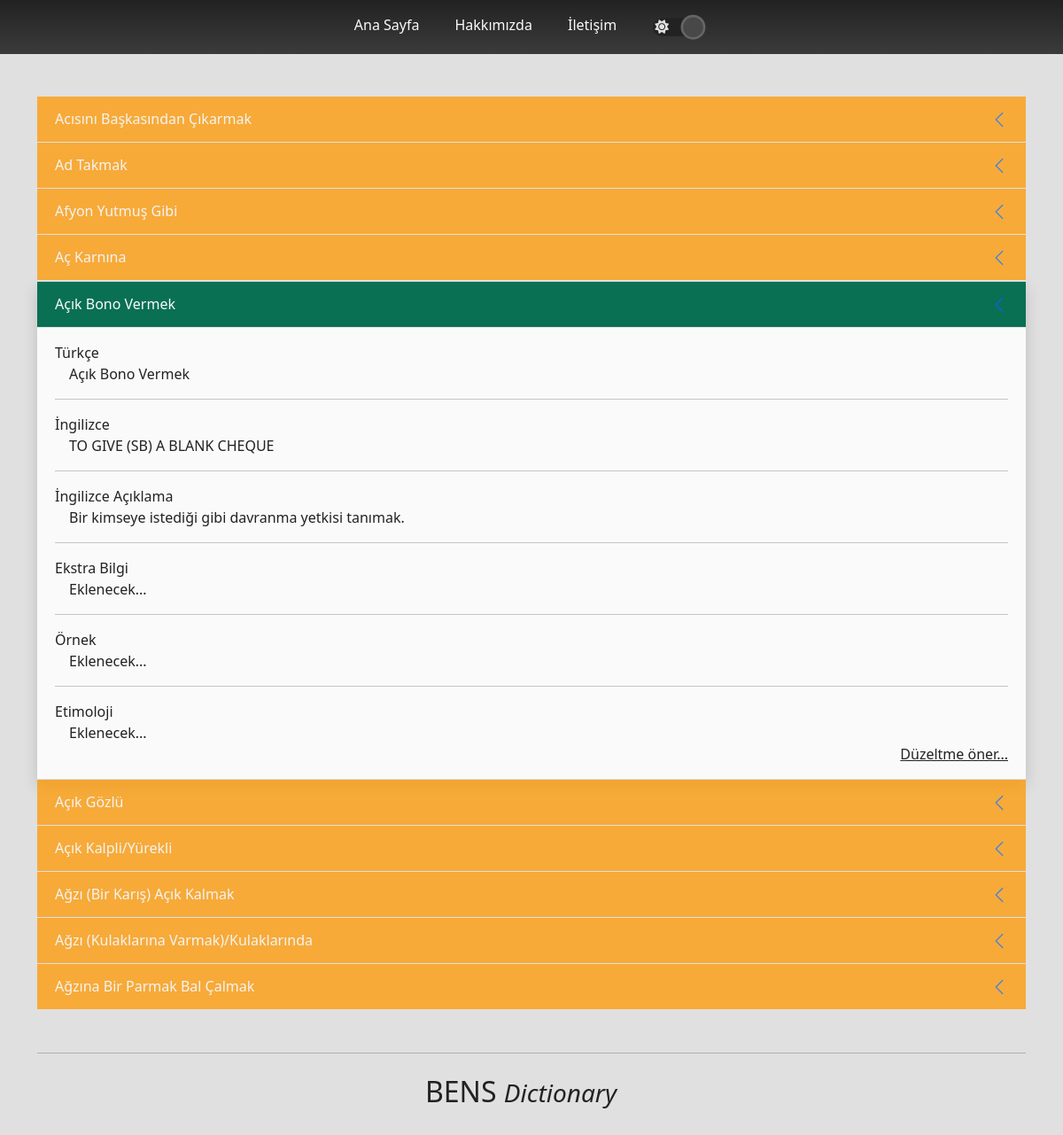
The page /search/ack-bono-vermek on the database its author committed.
### dictionary/models.py (models this page shows, shortened)
class Structure(models.Model):
    structureType = models.ForeignKey(typeOf, on_delete=models.CASCADE, null=True)
    turkish = models.CharField(max_length=200)
    english = models.CharField(max_length=200)
    description = models.TextField()
    extraInformation = models.CharField(max_length=200, blank=True, null=True)
    example = models.TextField(blank=True, null=True)
    etymology = models.TextField(blank=True, null=True)
    original = models.ForeignKey(comesFrom, null=True, blank=True, on_delete=models.CASCADE)
    last_searched = models.DateTimeField(auto_now=False, blank=True, null=True)
    search_count = models.IntegerField(default=0)
    slug = models.SlugField(max_length=200, unique=True, null=True, blank=True)

### dictionary/views.py (the view)
# urls.py: path('search/<slug:slug>', views.slugSearch, name='slugSearch'),
def slugSearch(request, slug):
    searchResult = Structure.objects.get(slug=slug)
    resultId = searchResult.id
    print(resultId)
    searchType = searchResult.structureType
    lowerList = []
    upperList = []
    if searchType == 'Tüm Türler':
        for i in range(resultId + 1, resultId + 6):
            try:
                lowerList.append(Structure.objects.get(id=i))
            except:
                break
        if resultId - 5 <= 0:
            for i in range(1, resultId):
                try:
                    upperList.append(Structure.objects.get(id=i))
                except:
                    break
        else:
            for i in range(resultId - 5, resultId):
                try:
                    upperList.append(Structure.objects.get(id=i))
                except:
                    break
    else:
        filteredQueries = Structure.objects.filter(
            structureType=typeOf.objects.get(type=searchType)).order_by(
            'turkish')
        indexOfStructure = list(filteredQueries).index(searchResult)
        print(indexOfStructure)
        upperList = filteredQueries[max(0, indexOfStructure - 5):indexOfStructure]
        lowerList = filteredQueries[indexOfStructure + 1:indexOfStructure + 6]
    return render(request, 'dictionary/search.html',
              {'searchResult': searchResult,
               'lowerList': lowerList, 'upperList': upperList, 'noResult': False})

### dictionary/models.py (called while the page is built)
    def __str__(self):
        return self.type

### dictionary/templates/dictionary/search.html (shortened to what this page needs)
{% extends 'base.html' %}
{% load static %}
{% block content %}
<div class="container mt-5">
    <div class="accordion accordion-flush" id="accordionExample">
        {% for topStructure in upperList %}
            <a href="{% url 'slugSearch' topStructure.slug %}" class="accordion-item no-underline">
                <h2 class="accordion-header no-underline" style="opacity: 0.75;" id="">
                    <div class="accordion-button" type="button" data-bs-toggle="collapse" data-bs-target="" aria-expanded="true" aria-controls="collapseOne">
                        {{ topStructure.turkish }}
                    </div>
                </h2>
            </a>
        {% endfor %}
        {% include 'dictionary/partials/_structure.html' with searchResult=searchResult %}
        {% for downStructure in lowerList %}
        <a href="{% url 'slugSearch' downStructure.slug %}" class="accordion-item no-underline">
            <h2 class="accordion-header no-underline" style="opacity: 0.75;" id="">
                <div class="accordion-button" type="button" data-bs-toggle="collapse" data-bs-target="" aria-expanded="true" aria-controls="collapseOne">
                    {{ downStructure.turkish }}
                </div>
            </h2>
        </a>
        {% endfor %}
    </div>
</div>
{% endblock content %}

### dictionary/templates/dictionary/partials/_structure.html (shortened to what this page needs)
{% if not noResult %}
<div class="accordion-item shadow my-0">
    <h2 class="accordion-header" id="headingOne">
      <button class="accordion-button theme-bg-green" type="button" data-bs-toggle="collapse" data-bs-target="#collapseOne" aria-expanded="false" aria-controls="collapseOne" data-bs-parent="#accordionExample">
        {{ searchResult.turkish }}
      </button>
    </h2>
    <div id="collapseOne" class="accordion-collapse collapse show" aria-labelledby="headingOne" data-bs-parent="#accordionExample">
      <div class="accordion-body theme-bg-color theme-text">
        <span class="theme-text">Türkçe</span><br>
        <span class="p-3">{{ searchResult.turkish }}</span>
        <hr class="text-center">
        <span class="theme-text">İngilizce</span><br>
        <span class="p-3">{{ searchResult.english }}</span>
        <hr class="text-center">
        <span class="theme-text">İngilizce Açıklama</span><br>
        <span class="p-3">{{ searchResult.description }}</span>
        <hr class="text-center">
        <span class="theme-text">Ekstra Bilgi</span><br>
        <span class="p-3">{{ searchResult.extraInformation }}</span>
        <hr class="text-center">
        <span class="theme-text">Örnek</span><br>
        <span class="p-3">{{ searchResult.example }}</span>
        <hr class="text-center">
        <span class="theme-text">Etimoloji</span><br>
        <span class="p-3">{{ searchResult.etymology }}</span>
        <a type="button" class="theme-text d-block text-end" data-bs-toggle="modal" data-bs-target="#staticBackdrop">
          Düzeltme öner...
      </a>
      </div>
    </div>
  </div>
{% else %}
  <div class="container">
    <div class="display-2 text-center p-5">
      Sonuç Bulunamadı
    </div>
  </div>
{% endif %}

### static/css/custom.css (style rules this page uses)
:root { --theme-orange-low-opacity: rgba(255, 153, 0,0.8); --theme-orange: #FF9900; --theme-orange-dark: rgba(196,116,0,1); --theme-orange-dark-low-opacity: rgba(196,116,0,0.8); }
body[data-theme="light"] { background-color: var(--theme-white); --theme-white: #e0e0e0; --theme-full-white: #fafafa; --theme-black: #222222; --theme-blue: #6599FF; --theme-gray: #3b3b3b; --theme-light-blue:#6599FF; --theme-green: #097054; --theme-green-dark: #00e686; --theme-yellow: #FFDE00; }
.theme-bg-color { background: var(--theme-full-white) !important; background: linear-gradient(0deg, var(--theme-full-white) 0%, var(--theme-full-white) 100%) !important; }
.theme-bg-green { background-color: var(--theme-green) !important; }
.theme-text { color: var(--theme-black) !important; }
.no-underline { text-decoration: none !important; }
.accordion-button:nth-child(odd) { background: var(--theme-orange); }
.accordion-button:not(.collapsed) { color: var(--theme-full-white) !important; }
.accordion-button:not(.collapsed)::after { transform: rotate(90deg) !important; }

### rows shown on the page
Structure: turkish "Acısını Başkasından Çıkarmak"
Structure: turkish "Ad Takmak"
Structure: turkish "Afyon Yutmuş Gibi"
Structure: turkish "Aç Karnına"
Structure: turkish "Açık Bono Vermek", english "TO GIVE (SB) A BLANK CHEQUE", description "Bir kimseye istediği gibi davranma yetkisi tanımak.", extraInformation "Eklenecek...", example "Eklenecek...", etymology "Eklenecek..."
Structure: turkish "Açık Gözlü"
Structure: turkish "Açık Kalpli/Yürekli"
Structure: turkish "Ağzı (Bir Karış) Açık Kalmak"
Structure: turkish "Ağzı (Kulaklarına Varmak)/Kulaklarında"
Structure: turkish "Ağzına Bir Parmak Bal Çalmak"
